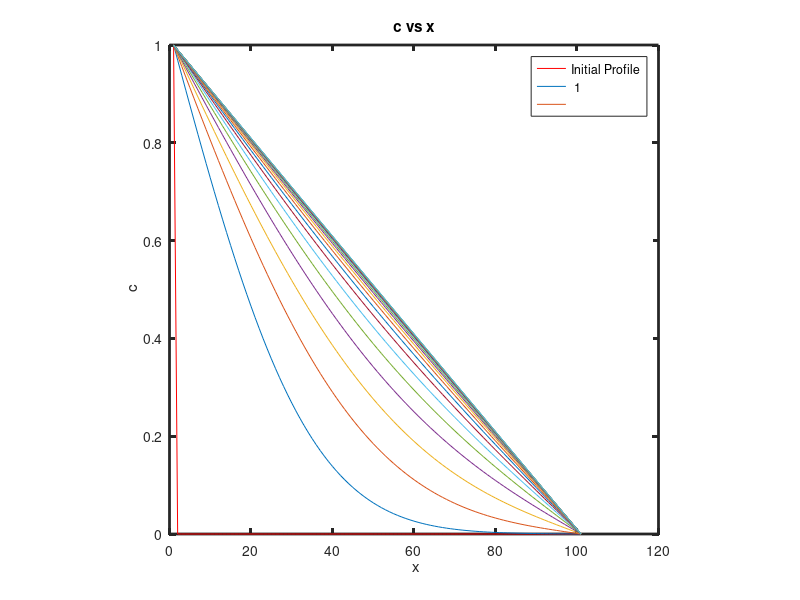

Here is the MATLAB script that generated this plot:
clf
clear all

delt=0.1;
delx=0.5;
D=1.0;
alpha=D*delt/(delx*delx);

c=zeros(101,1);
c(1)=1.0;
c(101)=0.0;

plot(c,'r-');

ax=gca;
set(ax,'linewidth',2.0);
axis('square');

xlabel(' x');
ylabel(' c');
title('c vs x');

hold on

for k=1:20
for j=1:500
for i=2:100
c(i)=c(i)*(1-2*alpha) + alpha*(c(i-1)+c(i+1));
endfor
endfor
plot(c);
endfor

l=[''];
for i=1:18
l=[l ''];
endfor

legend('Initial Profile', ' 1', l.');

print ('explicit_zeroc.png', '-dpng')
